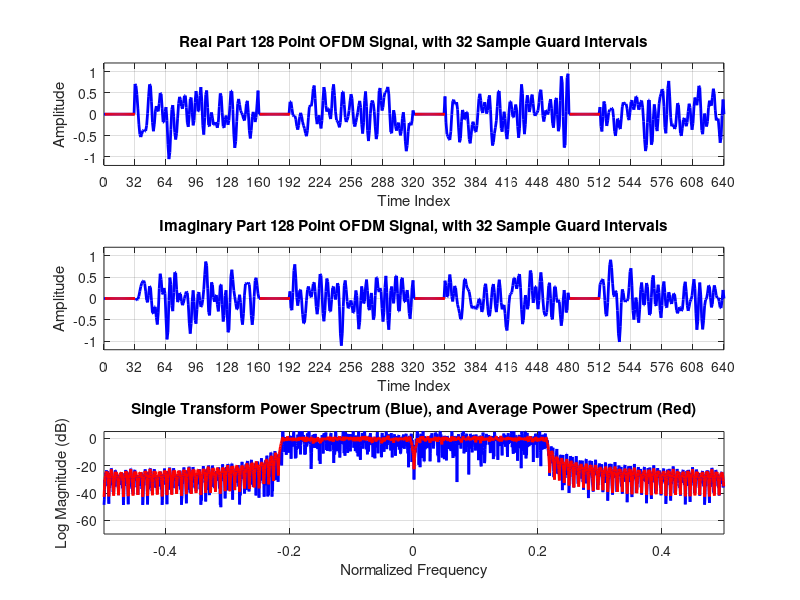
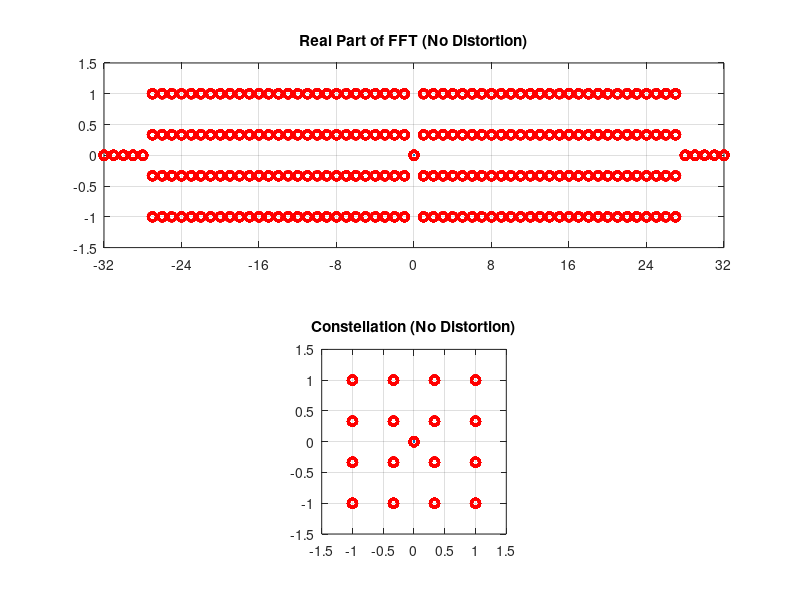
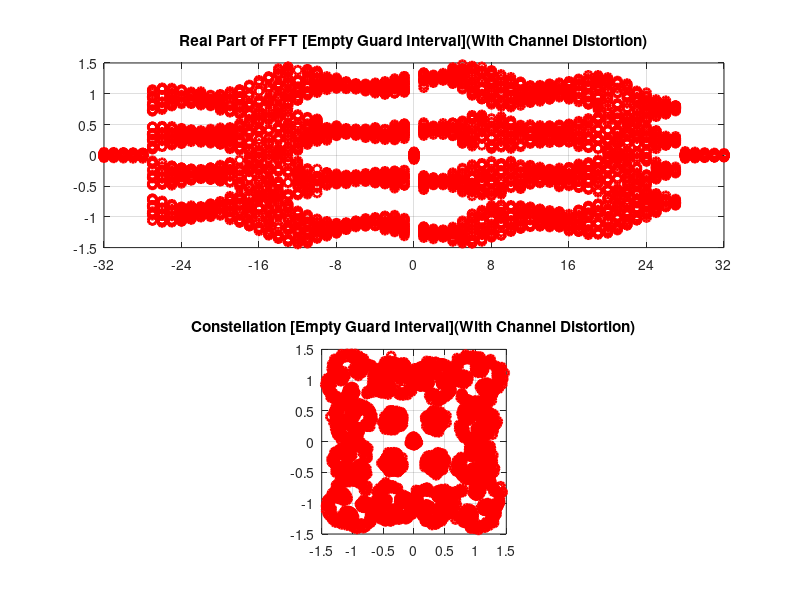
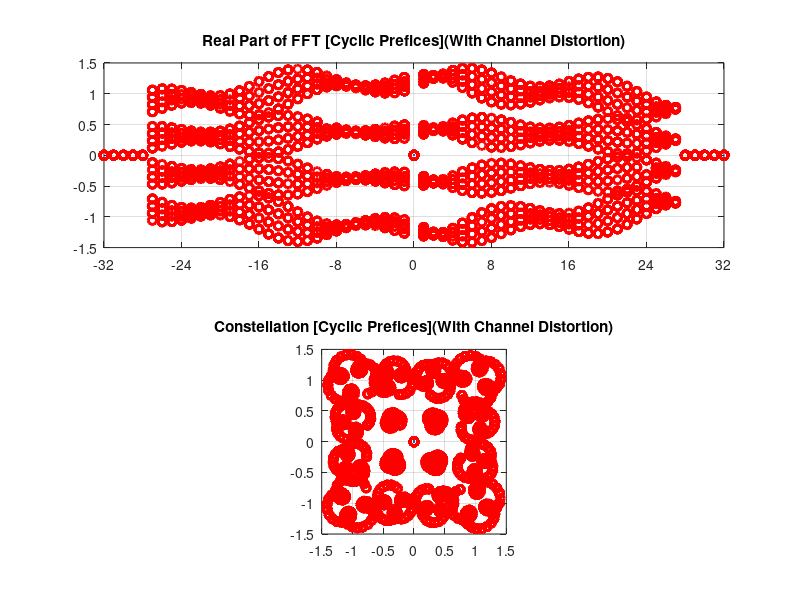

Recreate these plots in MATLAB, in order.
%ECE 161C Final Project
%Jean-Claude Sleiman
%PID: A12934981
clear all;
close all;

%Part A

%40 MHz sample rate, 1/40 usec/sample, 160 samples/symbol, 4 usec duration
% 1/40 usec/sample, 128 samples/symbol, 3.2 usec transform segment
% spectral channel spacing 1/3.2 usec = 312.5 kHz
x0=[]; % empty array for OFDM with Guard interval
y0=[]; % empty array for OFDM with cyclic prefices
for k=1:100
    fxx=zeros(1,128);
    dat=(floor(4*rand(1,54))-1.5)/1.5+j*(floor(4*rand(1,54))-1.5)/1.5;
    fxx(65+(-27:27))=[dat(1:27) 0 dat(28:54)];
    xx=8*ifft(fftshift(fxx));
    x0=[x0 zeros(1,32) xx];
    y0=[y0 xx(97:128) xx];
end
figure(1)
subplot(3,1,1)
plot(0:640, real(x0(1:641)),'b','linewidth',2)
hold on
for k=1:160:640
    plot(k:k+31,real(x0(k:k+31)),'r','linewidth',2)
end
hold off
grid on
set(gca,'XTick',[0:32:640])
axis([0 640 -1.2 1.2])
title('Real Part 128 Point OFDM Signal, with 32 Sample Guard Intervals')
xlabel('Time Index')
ylabel('Amplitude')

subplot(3,1,2)
plot(0:640, imag(x0(1:641)),'b','linewidth',2)
hold on
for k=1:160:640
    plot(k:k+31,imag(x0(k:k+31)),'r','linewidth',2)
end
hold off
grid on
set(gca,'XTick',[0:32:640])
axis([0 640 -1.2 1.2])
title('Imaginary Part 128 Point OFDM Signal, with 32 Sample Guard Intervals')
xlabel('Time Index')
ylabel('Amplitude')

subplot(3,1,3)
ww=kaiser(2048,8.3)';
ww=50*ww/sum(ww);
fxxx=zeros(1,2048);
mm=0;
for n=1:512:16000-2048
    fx=fft(x0(n:n+2047).*ww);
    fxxx=fxxx+fx.*conj(fx);
   mm=mm+1;
end
fxxx=fxxx/mm;
plot(-0.5:1/2048:0.5-1/2048,fftshift(20*log10(abs(fx))),'b','linewidth',2)
hold on
plot(-0.5:1/2048:0.5-1/2048,fftshift(10*log10(fxxx)),'r','linewidth',2)
hold off
grid on
axis([-0.5 0.5 -70 5])
title('Single Transform Power Spectrum (Blue), and Average Power Spectrum (Red)')
xlabel('Normalized Frequency')
ylabel('Log Magnitude (dB)')

%Part B
figure(2)
subplot(2,1,1)
plot(0,0)
hold on
for n=1:160:16000-160
    x1=x0(n:n+159);
    fx1=fftshift(fft(x1(33:160)))/8;
    plot(-64:63,real(fx1),'ro','linewidth',2,'markersize',6)
end
hold off
grid on
axis([-32 32 -1.5 1.5])
set(gca,'XTick',[-64:8:64])
title('Real Part of FFT (No Distortion)')

subplot(2,1,2)
plot(0,0)
hold on
for n=1:160:16000-160
    x1=x0(n:n+159);
    fx1=fftshift(fft(x1(33:160)))/8;
    plot(fx1,'ro','linewidth',2,'markersize',6)
end
hold off
grid on
axis('equal')
axis([-1.5 1.5 -1.5 1.5])
title('Constellation (No Distortion)')



%Part C
chan=[1 0 0.2 0 0 0 0 0 0 j*0.1];

x1_dat=filter(chan,1,x0);


figure(3)
subplot(2,1,1)
plot(0,0)
hold on
for n=1:160:16000-160
    x1=x1_dat(n:n+159);
    fx1=fftshift(fft(x1(33:160)))/8;
    plot(-64:63,real(fx1),'ro','linewidth',2,'markersize',6)
end
hold off
grid on
axis([-32 32 -1.5 1.5])
set(gca,'XTick',[-64:8:64])
title('Real Part of FFT [Empty Guard Interval](With Channel Distortion)')

subplot(2,1,2)
plot(0,0)
hold on
for n=1:160:16000-160
    x1=x1_dat(n:n+159);
    fx1=fftshift(fft(x1(33:160)))/8;
    plot(fx1,'ro','linewidth',2,'markersize',6)
end
hold off
grid on
axis('equal')
axis([-1.5 1.5 -1.5 1.5])
title('Constellation [Empty Guard Interval](With Channel Distortion)')

%Part D
chan=[1 0 0.2 0 0 0 0 0 0 j*0.1];
x1_dat=filter(chan,1,y0);


figure(4)
subplot(2,1,1)
plot(0,0)
hold on
for n=1:160:16000-160
    x1=x1_dat(n:n+159);
    fx1=fftshift(fft(x1(33:160)))/8;
    plot(-64:63,real(fx1),'ro','linewidth',2,'markersize',6)
end
hold off
grid on
axis([-32 32 -1.5 1.5])
set(gca,'XTick',[-64:8:64])
title('Real Part of FFT [Cyclic Prefices](With Channel Distortion)')

subplot(2,1,2)
plot(0,0)
hold on
for n=1:160:16000-160
    x1=x1_dat(n:n+159);
    fx1=fftshift(fft(x1(33:160)))/8;
    plot(fx1,'ro','linewidth',2,'markersize',6)
end
hold off
grid on
axis('equal')
axis([-1.5 1.5 -1.5 1.5])
title('Constellation [Cyclic Prefices](With Channel Distortion)')


%Part E


% Zadoff-Chu Sequence for Long Preamble
    
    NN=64;     
    rr=((0:NN-1)-1/2).*((0:NN-1)+0.5)/2;
    prb0=exp(j*2*pi*rr/NN);
    fprb0=fft(fftshift(prb0));
    fprb1=zeros(1,128);
    fprb1(65+(-32:31))=fprb0;
  
    prb1=ifft(fftshift(fprb1));
    prb1a=[prb1(97:128) prb1];
    packet = zeros(1,320);
    packet = [prb1a y0];
    
     % Long Preamble Channel probe
    xprb=filter(chan,1,prb1a);
   	xprb=xprb+0.00*(randn(1,160)+j*randn(1,160))/sqrt(2);
    
    f_input =fftshift(fft(prb1a(33:160)/8));
    f_output=fftshift(fft(xprb(33:160)/8));
    f_eq=zeros(1,128);
    f_eq(65+(-32:31))=f_input(65+(-32:31))./f_output(65+(-32:31));
    f_eq(65+32)=f_eq(65-32);
    f_ch=zeros(1,128);
    f_ch(65+(-32:31))=f_output(65+(-32:31))./f_input(65+(-32:31));
    f_ch(65+23)=f_ch(65-32);
     f_chan=fftshift(abs(fft(chan,128)));
    
    figure(5)
    subplot(2,1,1)
    plot((-0.5:1/128:0.5-1/128)*2,fftshift(abs(fft(xprb(33:160)/8))),'linewidth',2) %estimated channel spectrum
    hold on
    plot((-0.5:1/128:0.5-1/128)*2,f_chan,'r--','linewidth',2) %channel spectrum
    hold off
    grid on
    axis([-1 1 0 1.4])
    title('Spectrum Magnitude; Channel Spectrum, Estimated Channel Spectrum','fontsize',14)
    ylabel('Magnitude','fontsize',14)
    xlabel('Frequency','fontsize',14)
   
    subplot(2,1,2)
    plot((-0.5:1/128:0.5-1/128)*2,abs(f_eq),'linewidth',2)
    hold on
    plot((-0.5:1/128:0.5-1/128)*2,f_chan,'r','linewidth',2)
     plot((-0.5:1/128:0.5-1/128)*2,abs(f_chan.*f_eq),'k','linewidth',2)
     hold off
    grid on
    axis([-1 1 0 1.4])
    title('Spectrum Magnitude; Channel Spectrum, Estimated Channel Equalizer, Equalized Spectrum','fontsize',14)
    ylabel('Magnitude','fontsize',14)
    xlabel('Frequency','fontsize',14)


%Part F

 x5=filter(chan,1,y0)+0.00*(randn(1,16000)+j*randn(1,16000))/sqrt(2);
 fwt=zeros(1,128);
fwt(65+(-27:26))=ones(1,54);
fwt=fftshift(fwt);
  figure(6) 
    subplot(2,1,1)
    plot(0,0)
    hold on
    m=1;
    for k=1:160:length(x5)-160
        x6=x5(k:k+159);
        x6a=x6(33:160);
        fx6a=fftshift(fft(x6a));
        
        fx6a=2*fx6a.*fftshift(fwt);
        x6a=ifft(fftshift(fx6a));
        x6b=x6a(1:2:128);
        
        m=m+1;
        plot(-32:31,real(x6b),'ro','linewidth',2,'markersize',4)
    end
    hold off
    grid on
    axis([-64 63 -1.4 1.4])
    title('Real Part Channel Distorted and Demodulated SC-OFDM Time Signal Without Equalizer','fontsize',14)
    xlabel('Time Index','fontsize',14)
    ylabel('Amplitude','fontsize',14)
    
    subplot(2,1,2)
    plot(0,0)
    hold on
    m=1;
    for k=1:160:length(x5)-160
        x6=x5(k:k+159);
        x6a=x6(33:160);
        fx6a=fftshift(fft(x6a));
        
        fx6a=2*fx6a.*f_eq.*fftshift(fwt);
        x6a=ifft(fftshift(fx6a));
        x6b=x6a(1:2:128);
        
        m=m+1;
        plot(-32:31,real(x6b),'ro','linewidth',2,'markersize',4)
    end
    hold off
    grid on
    axis([-64 63 -1.4 1.4])
    title('Real Part Channel Distorted and Demodulated SC-OFDM Time Signal With Equalizer','fontsize',14)
    xlabel('Time Index','fontsize',14)
    ylabel('Amplitude','fontsize',14)


%Part G


cp00=(floor(2*rand(1,16))-0.5)/0.5+j*(floor(2*rand(1,16))-0.5)/0.5;
cp0=reshape([cp00 cp00 cp00 cp00],1,64); 
fcp0=fftshift(fft(cp0));
    
fcp1=zeros(1,128);
fcp1(65+(-32:31))=fcp0;
fcp1(65-32)=sqrt(0.5)*fcp1(65-32);
fcp1(65+32)=fcp1(65-32);
cp1=2*ifft(fftshift(fcp1));
cp1a=[cp1(97:128) cp1];

 cp2=[zeros(1,50) cp1a zeros(1,10)];
    cp2=filter(chan,1,cp2);
    p2a=cp2.*exp(j*2*pi*(0:219)*1/360);
    p2a=p2a+0.01*(randn(1,220)+j*randn(1,220))/sqrt(2);
    
    reg1=zeros(1,33);
    buf1=zeros(1,32);
    buf2=zeros(1,32);
    cor1=zeros(1,220);
    cor2=zeros(1,220);
    cor3=zeros(1,220);
    sqlsh=zeros(1,220);
    for n=1:220
        reg1=[p2a(n) reg1(1:32)];
        prd1=reg1(1)*conj(reg1(33));
        prd2=reg1(33)*conj(reg1(33));
        
        buf1=[prd1 buf1(1:31)];
        buf2=[prd2 buf2(1:31)];
        
        cor1(n)=sum(buf1)/32;
        cor2(n)=sum(buf2)/32;
        cor3(n)=cor1(n)/(0.01+cor2(n));
        sqlsh(n)=(sign(abs(cor3(n))-0.5)+1)/2;
    end
    
    figure(7)
    subplot(3,1,1)
    plot(0:219,abs(cor1),'linewidth',2)
    hold on
     plot(0:219,abs(cor2),'r','linewidth',2)
     plot([82 82],[-0.05 2.0],'k','linewidth',2)
    hold off
    grid on
    axis([0 220 -0.1 2.5])
    title('Magnitude: Input Short Preamble','fontsize',14)
    ylabel('Magnitude','fontsize',14)
    
    subplot(3,1,2)
    plot(0:219,abs(cor3),'.-','linewidth',2)
    hold on
    plot([40 60]+32,[0.5 0.5],'r','linewidth',2)
      plot(0:219,sqlsh,'--r','linewidth',2)
      hold off
    grid on
    axis([0 220 0 1.2])
    title('Magnitude: Normalized Cross Correlation (Cross/Auto)','fontsize',14)
    ylabel('Magnitude','fontsize',14)
    
    subplot(3,1,3)
    plot(0:219,sqlsh.*angle(cor3)*360/(2*pi*32),'linewidth',2)
    hold on
    plot([82 220],[1 1]*1,'r','linewidth',2)    
    hold off
    axis([0 220 0 1.2])
    grid on
    title('Estimate of Frequency Offset: Cross Correlation Angle Divided by 32','fontsize',14)
    ylabel('Magnitude','fontsize',14)
    xlabel('Time Index','fontsize',14)

